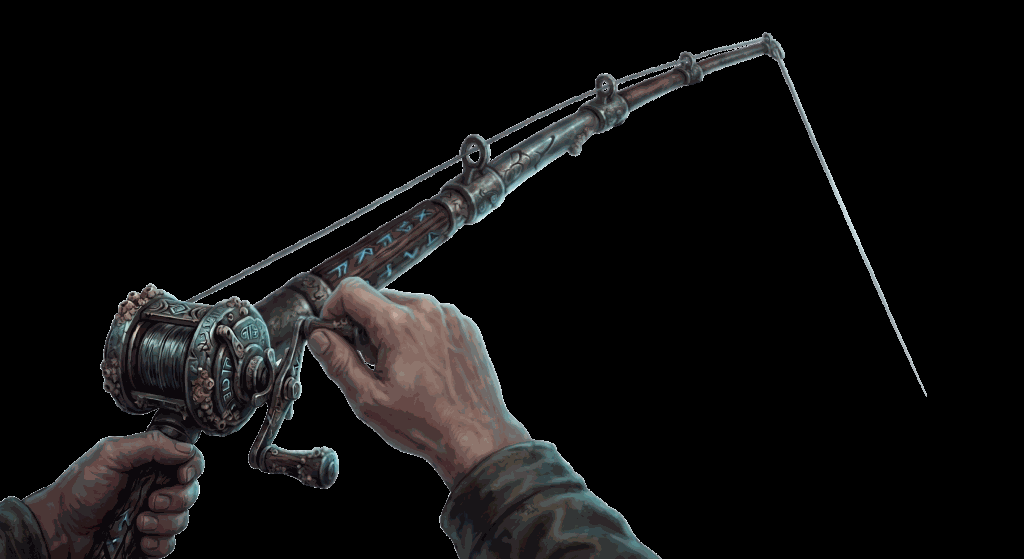
#> input picture tools/raid_rod_orig/waiting_raid_1.png, 1024 x 559 px; its folder holds 4 pictures in this run
$ python raid_rod_lines.py
#> lines starting #> are read from the running program, lines starting #| are printed output that depends on the picture; after the words box and inside, x2 and y2 are one past the last pixel; in counts of white or black regions, pixels touching at a corner belong together
# -*- coding: utf-8 -*-
"""보스레이드 1인칭 낚싯대 그림에서 '낚싯대 끝 너머로 늘어진 줄'만 지운다 (2026-09-11)
원본: tools/raid_rod_orig/*.png (한 번만 복사) → 결과: assets/images/*.png
줄은 게임이 낚싯대 끝에서 수면까지 직접 긋는다(ui_boss_raid.dart kRaidRodTip).
"""
import cv2, numpy as np, os, json
from PIL import Image
ROOT = os.path.dirname(os.path.dirname(os.path.abspath(__file__)))
ORIG = os.path.join(ROOT, 'tools', 'raid_rod_orig'); OUT = os.path.join(ROOT, 'assets', 'images')
# 자동으로 못 찾는 그림은 손으로(그림 픽셀 좌표 1024×559). hand_rod_2 는 번개가 줄 역할이라 지우지 않고 번개 끝에서 잇는다.
MANUAL = {'hand_rod_raid_2': None}
tips = {}
def save(bgra, path):
    # 원본처럼 팔레트 PNG 로(용량 유지 — 그냥 저장하면 3~4배 커진다)
    rgba = Image.fromarray(cv2.cvtColor(bgra, cv2.COLOR_BGRA2RGBA))
    rgba.quantize(colors=256, method=Image.Quantize.FASTOCTREE).save(path, optimize=True)

for a in ('waiting', 'hand_rod'):
    for t in (1, 2, 3):
        name = f'{a}_raid_{t}'
        im = cv2.imdecode(np.fromfile(os.path.join(ORIG, name + '.png'), np.uint8), cv2.IMREAD_UNCHANGED)
#> im is the input picture: shape (559, 1024, 4); mean B, G, R, A 15.1, 15, 15.7, 49.1
        al = im[..., 3]
        if name in MANUAL:
            ys, xs = np.where(al[:300] > 40)                  # 번개가 뻗은 가장 오른쪽 끝
            k = np.argmax(xs); tips[name] = (int(xs[k]), int(ys[k]))
            continue                                            # 손대지 않은 원본 그대로 둔다
        solid = (al > 200).astype(np.uint8)
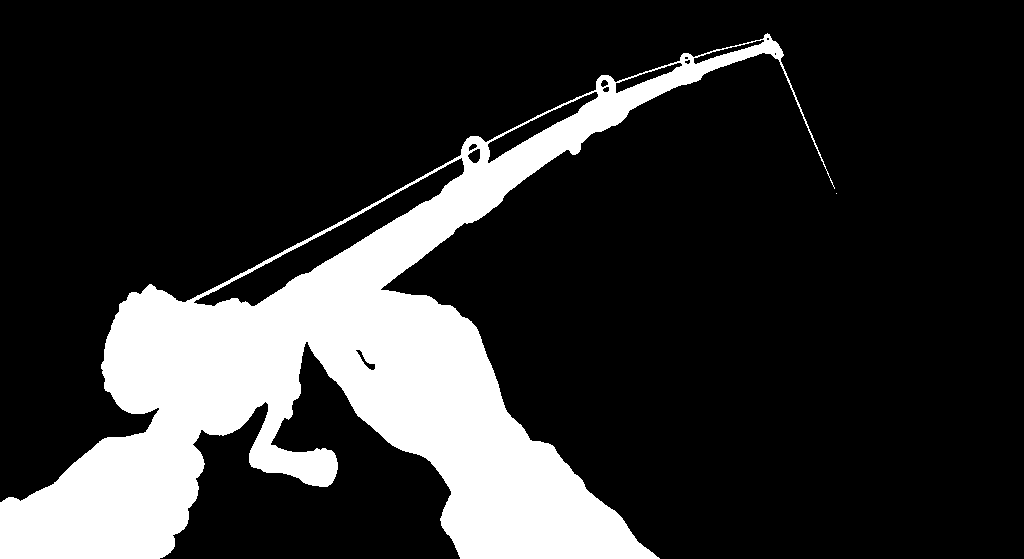
#> solid: shape (559, 1024); values 0 (black) and 1 (white), 19% white; 2 white regions (1 under 20 px), largest, box (x1, y1, x2, y2) and area: (0, 33, 835, 559) 108791
        thick = cv2.morphologyEx(solid, cv2.MORPH_OPEN, np.ones((5, 5), np.uint8))
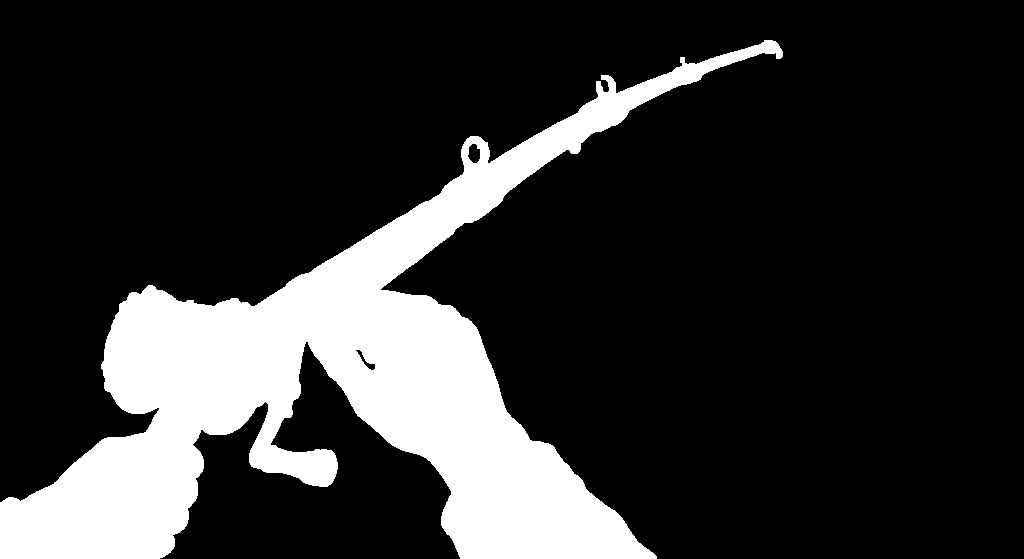
#> thick: shape (559, 1024); values 0 (black) and 1 (white), 18.7% white; 1 white region, box (x1, y1, x2, y2) and area: (0, 40, 783, 559) 106820
        n, lab, st, _ = cv2.connectedComponentsWithStats(thick, 8)
#> n = 2; st = [[0, 0, 1024, 559, 465596], [0, 40, 783, 519, 106820]]
        body = lab == (np.argmax(st[1:, cv2.CC_STAT_AREA]) + 1)
        ys, xs = np.where(body); k = np.argmax(xs - 0.35 * ys)
#> after `k = np.argmax(xs - 0.35 * ys)`: k = 328
        tx, ty = int(xs[k]), int(ys[k]); tips[name] = (tx, ty)
#> after `tx, ty = (int(xs[k]), int(ys[k]))`: tx = 782; ty = 51
        near = cv2.dilate(body.astype(np.uint8), np.ones((9, 9), np.uint8)) > 0
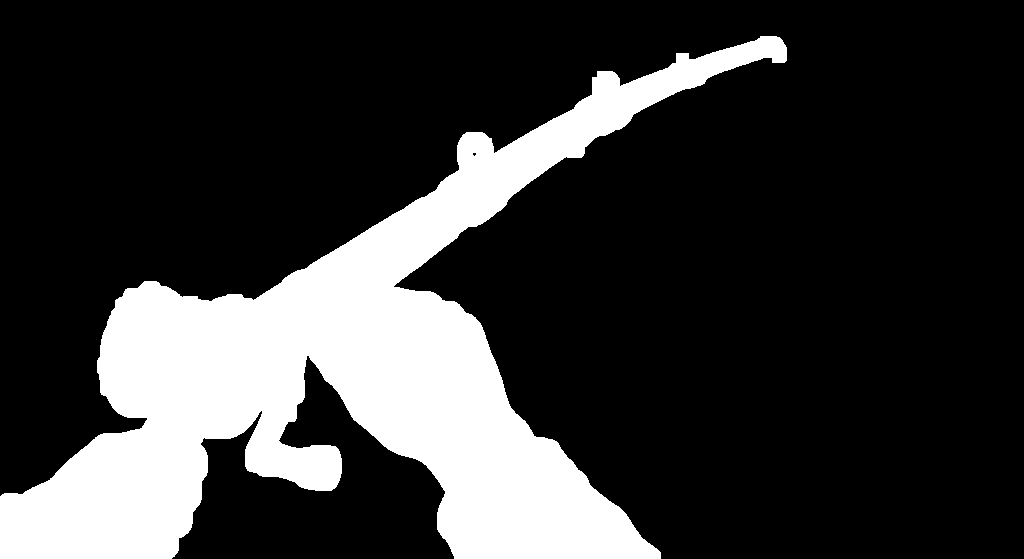
#> near: shape (559, 1024) bool; 21.4% white; 1 white region, box (x1, y1, x2, y2) and area: (0, 36, 787, 559) 122531
        yy, xx = np.mgrid[0:al.shape[0], 0:al.shape[1]]
        kill = (al > 0) & ~near & (xx >= tx - 4) & (yy >= ty - 6)
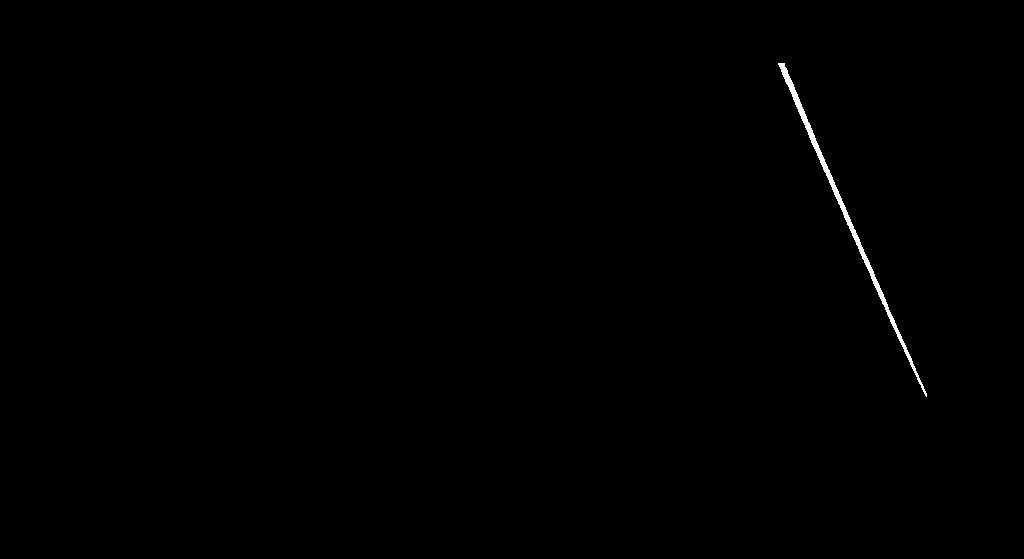
#> kill: shape (559, 1024) bool; 0.29% white; 1 white region, box (x1, y1, x2, y2) and area: (778, 63, 927, 397) 1670
        out = im.copy(); out[..., 3][kill] = 0
#> after `out[..., 3][kill] = 0`:
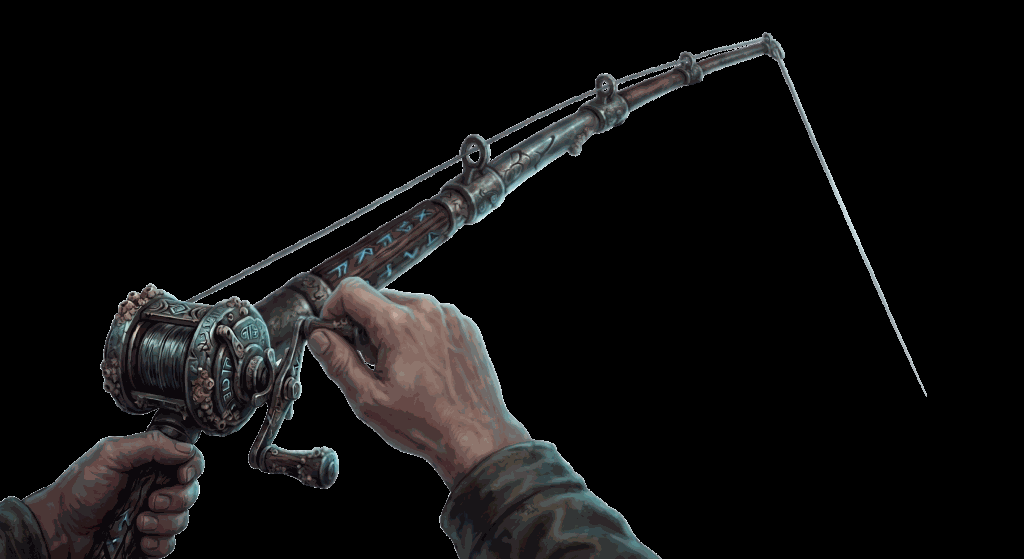
#> out: shape (559, 1024, 4); 0.29% of pixels changed, all inside (x1, y1, x2, y2) = (778, 63, 927, 397)
        # 지운 뒤 남은 그림에서 다시 끝점을 잡는다(가는 낚싯대 끝까지)
        ys2, xs2 = np.where(out[..., 3] > 120); k2 = np.argmax(xs2 - 0.35 * ys2)
#> after `k2 = np.argmax(xs2 - 0.35 * ys2)`: k2 = 657
        tips[name] = (int(xs2[k2]), int(ys2[k2]))
        save(out, os.path.join(OUT, name + '.png'))
#> in save, `rgba = Image.fromarray(cv2.cvtColor(bgra, cv2.COLOR_BGRA2RGBA))`:
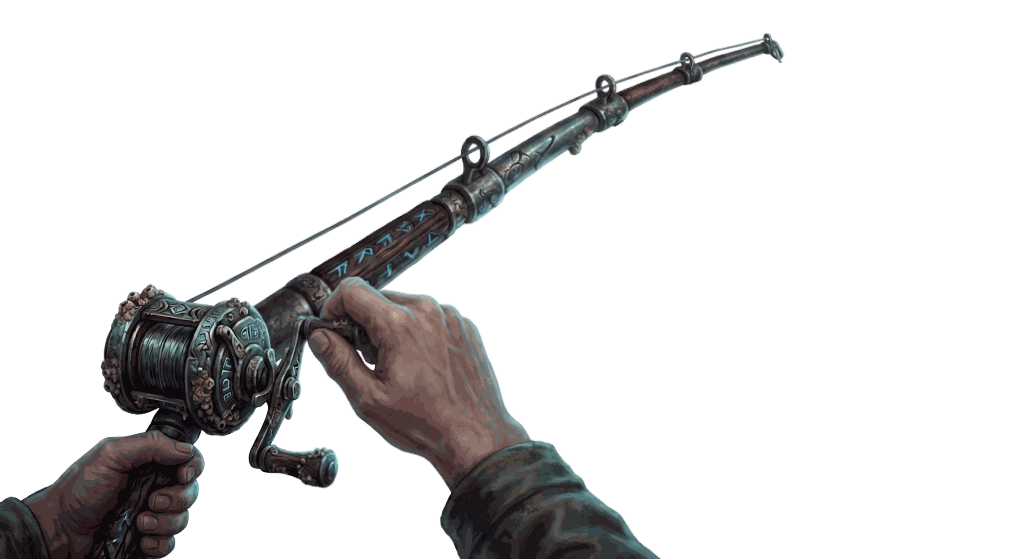
#> rgba: PIL image 1024x559 RGBA; mean R, G, B, A 15.7, 15, 15.1, 48.9; transparent parts drawn white
#> in save, `rgba.quantize(colors=256, method=Image.Quantize.FASTOCTREE).save(path,..`:
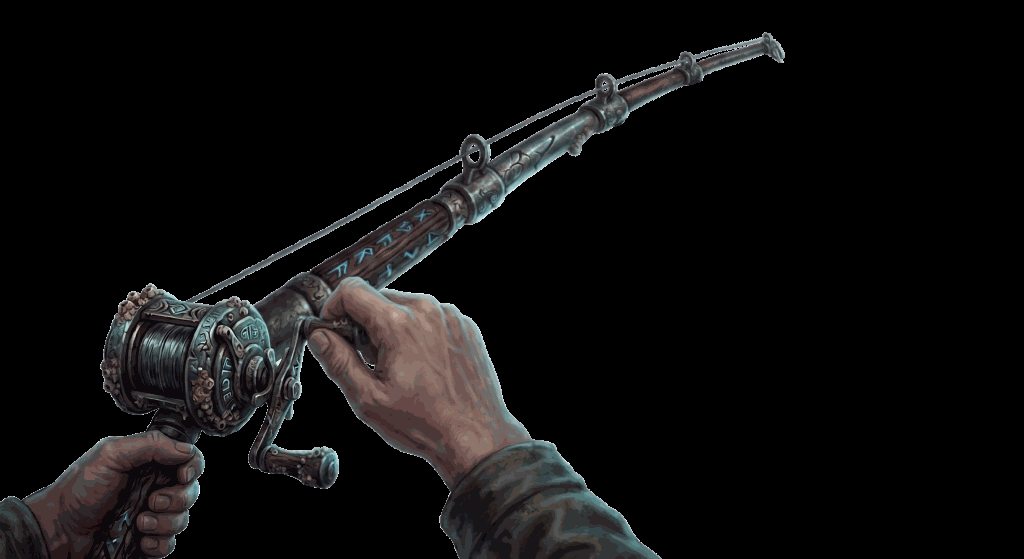
#> saved as waiting_raid_1.png: PIL image 1024x559 P; mean R, G, B 15.2, 14.5, 14.6
#> (the run stopped early here; a loop or call above may not have finished)
